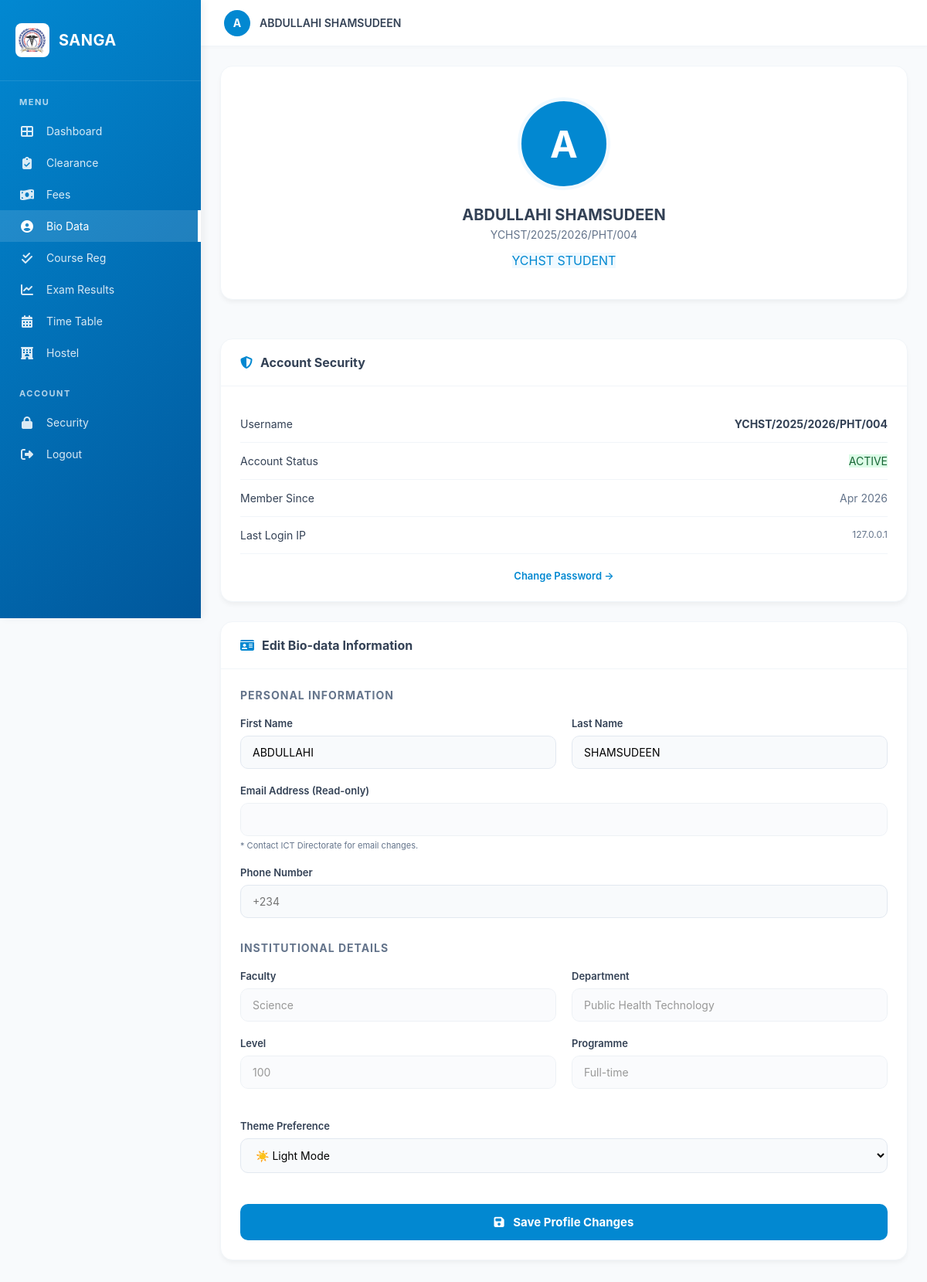
The page /profile/ (signed in) on the database its author committed.
### accounts/models.py (models this page shows, shortened)
class User(AbstractUser):
    ROLE_CHOICES = [
        ('student', 'Student'),
        ('applicant', 'Applicant'),
        ('lecturer', 'Lecturer'),
        ('practical_master', 'Practical Master'),
        ('hod', 'Head of Department'),
        ('hod_coordinator', 'HOD Coordinator'),
        ('dean_students_affairs', 'Dean of Students Affairs'),
        ('deputy_dean_students_affairs', 'Deputy Dean of Students Affairs'),
        ('academic_secretary', 'Academic Secretary'),
        ('provost', 'Provost'),
        ('registrar', 'Registrar'),
        ('deputy_registrar', 'Deputy Registrar'),
        ('exams_officer', 'Exams & Records Officer'),
        ('admin_officer', 'Admin Officer'),
        ('bursary', 'Bursar'),
        ('liaison_officer', 'Liaison Officer'),
        ('hostel_admin', 'Hostel Administrator'),
        ('ict_director', 'ICT Director'),
        ('director', 'Director'),
    ]
    ROLE_BADGE_COLORS = {
        'student': 'blue',
        'applicant': 'cyan',
        'lecturer': 'teal',
        'practical_master': 'emerald',
        'hod': 'indigo',
        'hod_coordinator': 'violet',
        'dean_students_affairs': 'red',
        'deputy_dean_students_affairs': 'pink',
        'academic_secretary': 'amber',
        'provost': 'orange',
        'registrar': 'green',
        'deputy_registrar': 'lime',
        'exams_officer': 'purple',
        'admin_officer': 'sky',
        'bursary': 'yellow',
        'liaison_officer': 'cyan',
        'hostel_admin': 'orange',
        'ict_director': 'slate',
        'director': 'black',
    }
    username = models.CharField(
        _('username'),
        max_length=50,
        unique=True,
        help_text=_('Required. 50 characters or fewer. Matric number for students.'),
        validators=[],  # Remove default validator to allow matric number format
        error_messages={
            'unique': _("A user with that username already exists."),
        },
    )
    role = models.CharField(
        max_length=30,
        choices=ROLE_CHOICES,
        default='student',
        help_text="User role in the system"
    )
    must_change_password = models.BooleanField(
        default=False,
        help_text="Force user to change password on next login"
    )
    failed_login_attempts = models.PositiveIntegerField(default=0)
    account_locked_until = models.DateTimeField(null=True, blank=True)
    last_login_ip = models.GenericIPAddressField(null=True, blank=True)
    phone_regex = RegexValidator(
        regex=r'^\+?1?\d{9,15}$',
        message="Phone number must be entered in the format: '+999999999'. Up to 15 digits allowed."
    )
    phone_number = models.CharField(
        validators=[phone_regex],
        max_length=17,
        blank=True,
        help_text="Phone number in international format"
    )
    GENDER_CHOICES = [
        ('male', 'Male'),
        ('female', 'Female'),
        ('other', 'Other'),
    ]
    gender = models.CharField(
        max_length=10,
        choices=GENDER_CHOICES,
        blank=True,
        null=True
    )
    date_of_birth = models.DateField(null=True, blank=True)
    address = models.TextField(blank=True)
    profile_picture = models.ImageField(
        upload_to='profile_pictures/',
        null=True,
        blank=True
    )
    is_otp_verified = models.BooleanField(default=False)
    otp_secret = models.CharField(max_length=32, blank=True, null=True)
    two_fa_enabled = models.BooleanField(default=False)
    THEME_CHOICES = [('light', 'Light'), ('dark', 'Dark')]
    theme_preference = models.CharField(
        max_length=10, choices=THEME_CHOICES, default='light'
    )
    created_at = models.DateTimeField(auto_now_add=True)
    updated_at = models.DateTimeField(auto_now=True)
    class Meta:
        verbose_name = 'User'
        verbose_name_plural = 'Users'
    def get_role_display(self):
        return dict(self.ROLE_CHOICES).get(self.role, self.role)
    def get_role_badge_color(self):
        return self.ROLE_BADGE_COLORS.get(self.role, 'gray')
    @property
    def is_locked(self):
        if self.account_locked_until and self.account_locked_until > timezone.now():
            return True
        return False

class StudentProfile(models.Model):
    user = models.OneToOneField(User, on_delete=models.CASCADE, related_name='student_profile')
    matriculation_number = models.CharField(
        max_length=30,
        unique=True,
        help_text="Official matric number e.g. YCHST/2025/2026/PHT/001"
    )
    DEPT_CHOICES = [
        ('PHT',  'Public Health Technology'),
        ('HIMT', 'Health Information Management Technology'),
        ('CHEW', 'Community Health Extension Workers'),
        ('PT',   'Pharmacy Technician'),
        ('MLT',  'Medical Laboratory Technician'),
    ]
    department_code = models.CharField(
        max_length=10,
        choices=DEPT_CHOICES,
        default='PHT',
        help_text="Department code (PHT, HIMT, CHEW, PT, MLT)"
    )
    department = models.CharField(max_length=150, help_text="Full department name")
    level = models.CharField(max_length=10, default='100', help_text="e.g., 100, 200")
    academic_year = models.CharField(max_length=9, default='2025/2026')
    admission_year = models.PositiveIntegerField(default=2025)
    state_of_origin = models.CharField(max_length=60, blank=True)
    local_government = models.CharField(max_length=60, blank=True)
    nationality = models.CharField(max_length=50, default='Nigerian')
    religion = models.CharField(max_length=30, blank=True)
    next_of_kin_name = models.CharField(max_length=100, blank=True)
    next_of_kin_phone = models.CharField(max_length=17, blank=True)
    next_of_kin_relationship = models.CharField(max_length=50, blank=True)
    next_of_kin_address = models.TextField(blank=True)
    sponsor_name = models.CharField(max_length=100, blank=True)
    sponsor_phone = models.CharField(max_length=17, blank=True)
    sponsor_occupation = models.CharField(max_length=100, blank=True)
    is_active = models.BooleanField(default=True)
    profile_completed = models.BooleanField(
        default=False,
        help_text="True once student submits complete biodata"
    )
    total_fees_paid = models.DecimalField(max_digits=12, decimal_places=2, default=0)
    class Meta:
        verbose_name = 'Student Profile'
        verbose_name_plural = 'Student Profiles'
        ordering = ['department_code', 'matriculation_number']

### portal/views.py (the view, shortened to what this page needs)
# urls.py: path('profile/', views.profile_view, name='profile'),
@login_required_portal
def profile_view(request):
    user = request.user
    profile = None
    try:
        if user.role == 'student':
            profile = user.student_profile
        else:
            profile = user.staff_profile
    except Exception:
        pass
    return render(request, 'profile/profile.html', {'profile': profile})

### templates/profile/profile.html (shortened to what this page needs)
{% extends base_template|default:'base_student.html' %}
{% load static %}
{% block content %}
<div class="profile-layout">
    <div style="display: flex; flex-direction: column; gap: 25px;">
        <div class="card profile-sidebar-card">
            {% if user.profile_picture %}
                <img src="{{ user.profile_picture.url }}" alt="Profile" class="profile-avatar-large">
            {% else %}
                <div class="avatar-placeholder-large">{{ user.first_name|first|upper }}</div>
            {% endif %}
            <h2 style="font-size: 20px; font-weight: 700; color: var(--text-dark);">{{ user.get_full_name }}</h2>
            <p style="color: var(--text-muted); font-size: 14px; margin-top: 5px;">{{ profile.matriculation_number|default:"Student" }}</p>
            <div style="margin-top: 15px;">
                <span class="paid-badge" style="background: var(--light-blue-bg); color: var(--primary-blue);">YCHST STUDENT</span>
            </div>
        </div>
        <div class="card">
            <div class="card-header">
                <span class="card-title"><i class="fas fa-shield-alt" style="color: var(--primary-blue);"></i> Account Security</span>
            </div>
            <div class="card-body">
                <div class="security-item">
                    <span>Username</span>
                    <strong class="font-mono">{{ user.username }}</strong>
                </div>
                <div class="security-item">
                    <span>Account Status</span>
                    {% if user.is_locked %}<span class="badge" style="background:#fee2e2; color:#991b1b;">LOCKED</span>{% else %}<span class="paid-badge">ACTIVE</span>{% endif %}
                </div>
                <div class="security-item">
                    <span>Member Since</span>
                    <span style="color: var(--text-muted);">{{ user.date_joined|date:"M Y" }}</span>
                </div>
                <div class="security-item">
                    <span>Last Login IP</span>
                    <span class="font-mono" style="font-size: 12px; color: var(--text-muted);">{{ user.last_login_ip|default:"—" }}</span>
                </div>
                <a href="{% url 'portal:change_password' %}" style="display: block; text-align: center; margin-top: 20px; font-size: 13px; font-weight: 600; color: var(--primary-blue); text-decoration: none;">Change Password →</a>
            </div>
        </div>
    </div>
    <div class="card">
        <div class="card-header">
            <span class="card-title"><i class="fas fa-id-card" style="color: var(--primary-blue);"></i> Edit Bio-data Information</span>
        </div>
        <div class="card-body">
            <form method="post">
                <div class="form-section-title">Personal Information</div>
                <div style="display: grid; grid-template-columns: 1fr 1fr; gap: 20px;">
                    <div class="custom-form-group">
                        <label class="custom-form-label">First Name</label>
                        <input type="text" name="first_name" value="{{ user.first_name }}" class="custom-form-control">
                    </div>
                    <div class="custom-form-group">
                        <label class="custom-form-label">Last Name</label>
                        <input type="text" name="last_name" value="{{ user.last_name }}" class="custom-form-control">
                    </div>
                </div>
                <div class="custom-form-group">
                    <label class="custom-form-label">Email Address (Read-only)</label>
                    <input type="email" value="{{ user.email }}" class="custom-form-control" disabled>
                    <p style="font-size: 11px; color: var(--text-muted); margin-top: 5px;">* Contact ICT Directorate for email changes.</p>
                </div>
                <div class="custom-form-group">
                    <label class="custom-form-label">Phone Number</label>
                    <input type="text" name="phone_number" value="{{ user.phone_number|default:'' }}" class="custom-form-control" placeholder="+234">
                </div>
                <div class="form-section-title" style="margin-top: 30px;">Institutional Details</div>
                <div style="display: grid; grid-template-columns: 1fr 1fr; gap: 20px;">
                    <div class="custom-form-group">
                        <label class="custom-form-label">Faculty</label>
                        <input type="text" value="{{ profile.faculty|default:'Science' }}" class="custom-form-control" disabled>
                    </div>
                    <div class="custom-form-group">
                        <label class="custom-form-label">Department</label>
                        <input type="text" value="{{ profile.department|default:'Computer Science' }}" class="custom-form-control" disabled>
                    </div>
                </div>
                <div style="display: grid; grid-template-columns: 1fr 1fr; gap: 20px;">
                    <div class="custom-form-group">
                        <label class="custom-form-label">Level</label>
                        <input type="text" value="{{ profile.level|default:'—' }}" class="custom-form-control" disabled>
                    </div>
                    <div class="custom-form-group">
                        <label class="custom-form-label">Programme</label>
                        <input type="text" value="{{ profile.program|default:'Full-time' }}" class="custom-form-control" disabled>
                    </div>
                </div>
                <div class="custom-form-group" style="margin-top: 20px;">
                    <label class="custom-form-label">Theme Preference</label>
                    <select name="theme_preference" class="custom-form-control">
                        <option value="light" {% if user.theme_preference == 'light' %}selected{% endif %}>☀️ Light Mode</option>
                    </select>
                </div>
                <button type="submit" class="save-btn" style="margin-top: 20px;">
                    <i class="fas fa-save" style="margin-right: 8px;"></i> Save Profile Changes
                </button>
            </form>
        </div>
    </div>
</div>
{% endblock %}

### templates/base_student.html (shortened to what this page needs)
{% load static %}
<!DOCTYPE html>
<html lang="en">
<head>
    <link rel="stylesheet" href="https://cdnjs.cloudflare.com/ajax/libs/font-awesome/6.4.0/css/all.min.css">
</head>
<body class="{% block body_class %}{% endblock %}">
    <div id="app-viewport" style="display:flex;">
        <aside class="custom-sidebar">
            <div class="sidebar-header">
                <img src="{% static 'img/logo.png' %}" alt="Logo">
                <h2>SANGA</h2>
            </div>
            <div class="nav-group">
                <div class="nav-title">Menu</div>
                <ul class="nav-list">
                    <li><a href="{% url 'portal:dashboard' %}" class="nav-link {% if request.resolver_match.url_name == 'dashboard' %}active{% endif %}"><i class="fas fa-th-large"></i> Dashboard</a></li>
                    <li><a href="{% url 'clearance:dashboard' %}" class="nav-link {% if 'clearance' in request.path %}active{% endif %}"><i class="fas fa-clipboard-check"></i> Clearance</a></li>
                    <li><a href="{% url 'portal:student_fees' %}" class="nav-link {% if 'fee' in request.path %}active{% endif %}"><i class="fas fa-money-bill-wave"></i> Fees</a></li>
                    <li><a href="{% url 'portal:profile' %}" class="nav-link {% if 'profile' in request.path %}active{% endif %}"><i class="fas fa-user-circle"></i> Bio Data</a></li>
                    <li><a href="{% url 'portal:course_registration' %}" class="nav-link {% if 'registration' in request.path %}active{% endif %}"><i class="fas fa-check-double"></i> Course Reg</a></li>
                    <li><a href="{% url 'portal:student_results' %}" class="nav-link {% if 'results' in request.path %}active{% endif %}"><i class="fas fa-chart-line"></i> Exam Results</a></li>
                    <li><a href="{% url 'portal:timetable' %}" class="nav-link {% if 'timetable' in request.path %}active{% endif %}"><i class="fas fa-calendar-alt"></i> Time Table</a></li>
                    <li><a href="{% url 'hostels:student_dashboard' %}" class="nav-link {% if 'hostel' in request.path %}active{% endif %}"><i class="fas fa-hotel"></i> Hostel</a></li>
                </ul>
            </div>
            <div class="nav-group">
                <div class="nav-title">Account</div>
                <ul class="nav-list">
                    <li><a href="{% url 'portal:change_password' %}" class="nav-link"><i class="fas fa-lock"></i> Security</a></li>
                    <li><a href="{% url 'portal:logout' %}" class="nav-link"><i class="fas fa-sign-out-alt"></i> Logout</a></li>
                </ul>
            </div>
        </aside>
        <main class="dashboard-main">
            <header class="custom-topbar">
                <div class="topbar-profile">
                    {% if user.profile_picture %}
                        <img src="{{ user.profile_picture.url }}" alt="Profile">
                    {% else %}
                        <div class="avatar-placeholder">{{ user.first_name|first|upper }}</div>
                    {% endif %}
                    <span>{{ user.get_full_name|default:user.username }}</span>
                </div>
            </header>
            <div class="page-content">
                {% block content %}{% endblock %}
            </div>
        </main>
    </div>
</body>
</html>

### rows shown on the page
User: first_name|first "A", get_full_name "ABDULLAHI SHAMSUDEEN", username "YCHST/2025/2026/PHT/004", date_joined "Apr 2026", last_login_ip "127.0.0.1", first_name "ABDULLAHI", last_name "SHAMSUDEEN", theme_preference "☀️ Light Mode"
StudentProfile: matriculation_number "YCHST/2025/2026/PHT/004", department "Public Health Technology", level "100"
